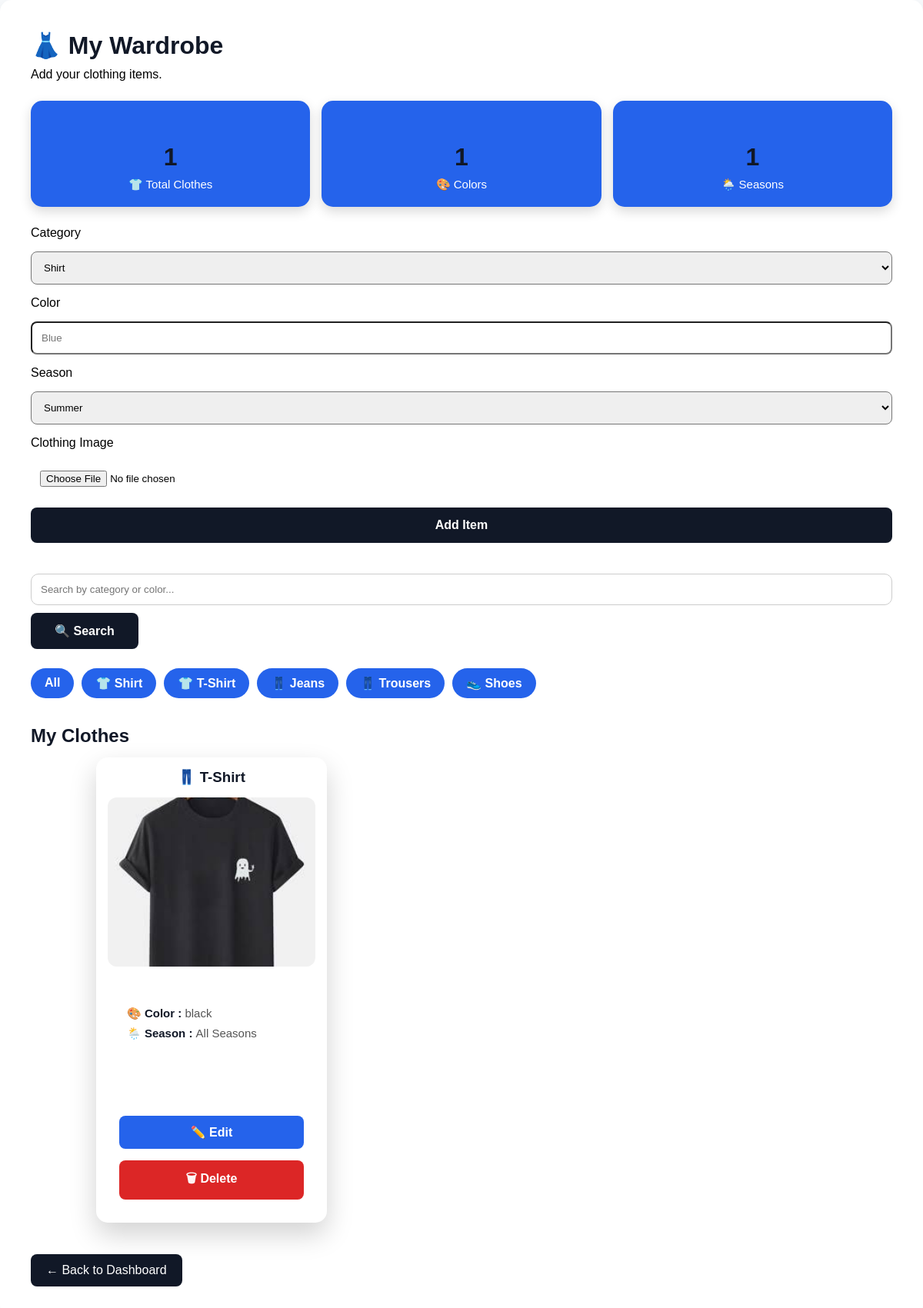
Screenshot of /wardrobe?category=T-Shirt (signed in) with the database file from the repository.
### tables this page shows
CREATE TABLE wardrobe(
    id INTEGER PRIMARY KEY AUTOINCREMENT,
    category TEXT NOT NULL,
    color TEXT NOT NULL,
    season TEXT NOT NULL,
    image TEXT NOT NULL
);

### app.py (the view, shortened to what this page needs)
@app.route("/wardrobe", methods=["GET", "POST"])
def wardrobe():
    if "name" not in session:
        return redirect(url_for("signin"))
    connection = sqlite3.connect("outfitiq.db")
    cursor = connection.cursor()
    search = request.args.get("search", "")
    category = request.args.get("category", "")
    if search:
        cursor.execute(
            """
            SELECT * FROM wardrobe
            WHERE category LIKE ?
            OR color LIKE ?
            """,
            (f"%{search}%", f"%{search}%")
        )
    elif category:
        cursor.execute(
            """
            SELECT * FROM wardrobe
            WHERE category = ?
            """,
            (category,)
        )
    else:
        cursor.execute("SELECT * FROM wardrobe")
    clothes = cursor.fetchall()
    total_clothes = len(clothes)
    colors = len(set(cloth[2] for cloth in clothes))
    seasons = len(set(cloth[3] for cloth in clothes))
    connection.close()
    return render_template(
        "wardrobe.html",
        clothes=clothes,
        total_clothes=total_clothes,
        colors=colors,
        seasons=seasons
    )

### templates/wardrobe.html (shortened to what this page needs)
<!DOCTYPE html>
<html>
<head>
    <link rel="stylesheet"
          href="{{ url_for('static', filename='wardrobe.css') }}">
</head>
<body>
<div class="container">
    <h1>👗 My Wardrobe</h1>
    <p>Add your clothing items.</p>
    <div class="stats">
        <div class="stat-card">
            <h2>{{ total_clothes }}</h2>
            <p>👕 Total Clothes</p>
        </div>
        <div class="stat-card">
            <h2>{{ colors }}</h2>
            <p>🎨 Colors</p>
        </div>
        <div class="stat-card">
            <h2>{{ seasons }}</h2>
            <p>🌦️ Seasons</p>
        </div>
    </div>
    <form method="POST" enctype="multipart/form-data">
        <label>Category</label>
        <select name="category">
            <option>Shirt</option>
        </select>
        <label>Color</label>
        <input
            type="text"
            name="color"
            placeholder="Blue"
            required
        >
        <label>Season</label>
        <select name="season">
            <option>Summer</option>
        </select>
        <label>Clothing Image</label>
        <input
            type="file"
            name="image"
            accept="image/*"
            required
        >
        <button>Add Item</button>
    </form>
        <form method="GET" class="search-form">
        <input
            type="text"
            name="search"
            placeholder="Search by category or color..."
            value="{{ request.args.get('search','') }}"
        >
        <button type="submit">
            🔍 Search
        </button>
    </form>
    <div class="filters">
        <a href="/wardrobe" class="filter-btn">All</a>
        <a href="/wardrobe?category=Shirt" class="filter-btn">👕 Shirt</a>
        <a href="/wardrobe?category=T-Shirt" class="filter-btn">👕 T-Shirt</a>
        <a href="/wardrobe?category=Jeans" class="filter-btn">👖 Jeans</a>
        <a href="/wardrobe?category=Trousers" class="filter-btn">👖 Trousers</a>
        <a href="/wardrobe?category=Shoes" class="filter-btn">👟 Shoes</a>
    </div>
    <h2>My Clothes</h2>
    <div class="clothes-container">
    {% for cloth in clothes %}
    <div class="cloth-card">
        <h3>👖 {{ cloth[1] }}</h3>
        <img
            src="{{ url_for('static', filename='uploads/' + cloth[4]) }}"
            alt="{{ cloth[1] }}"
            class="cloth-image"
        >
        <div class="info">
            <p><b>🎨 Color : </b> {{ cloth[2] }}</p>
            <p><b>🌦️ Season : </b> {{ cloth[3] }}</p>
        </div>
        <div class="info">
        </div>
        <a href="/edit/{{ cloth[0] }}" class="edit-btn">
            ✏️ Edit
        </a>
        <a href="/delete/{{ cloth[0] }}" class="delete-btn">
            🗑 Delete
        </a>
    </div>
{% endfor %}
</div>
<a href="/dashboard" class="back-btn">← Back to Dashboard</a>
</div>
</body>
</html>

### static/wardrobe.css (style rules this page uses)
:root { --primary:#111827; --accent:#2563eb; --background:#f8fafc; --white:#ffffff; }
* { margin:0; padding:0; box-sizing:border-box; font-family:Arial,sans-serif; }
body { display:flex; justify-content:center; align-items:center; min-height:100vh; background:var(--background); }
.container { width:100%; max-width:1200px; background:white; padding:40px; border-radius:15px; box-shadow:0 10px 25px rgba(0,0,0,.1); }
input, select, button { padding:12px; border-radius:8px; }
button { background:var(--primary); color:white; border:none; cursor:pointer; padding:14px; font-size:16px; font-weight:bold; transition:.3s; }
h2 { margin-bottom:20px; color:var(--primary); }
.clothes-container { display:grid; grid-template-columns:repeat(auto-fill,300px); gap:25px; justify-content:center; }
.cloth-card { background:var(--white); border-radius:15px; overflow:hidden; box-shadow:0 8px 20px rgba(0,0,0,.12); transition:0.3s; padding:15px; transform:translateY(-6px); box-shadow:0 15px 35px rgba(0,0,0,.18); }
.cloth-card img { width:100%; height:220px; object-fit:cover; border-radius:12px; }
.info { padding: 25px; }
.info p { margin:8px 0; color:#555; font-size:15px; }
.info b { color:var(--primary); }
h1 { color:var(--primary); margin-bottom:10px; }
h2 { margin:35px 0 20px; color:var(--primary); }
form { display:flex; flex-direction:column; gap:15px; margin-bottom:40px; }
.back-btn { display:inline-block; margin-top:35px; padding:12px 20px; background:var(--primary); color:white; text-decoration:none; border-radius:8px; transition:.3s; }
.cloth-card h3 { text-align:center; margin-bottom:15px; color:var(--primary); }
.delete-btn { display:block; margin:15px; padding:12px; text-align:center; text-decoration:none; background:#dc2626; color:white; border-radius:8px; font-weight:bold; transition:.3s; }
.edit-btn { display:block; margin:15px; padding:12px; text-align:center; text-decoration:none; background:#2563eb; color:white; border-radius:8px; font-weight:bold; transition:.3s; }
.search-form { display:flex; gap:10px; margin:25px 0; }
.search-form input { flex:1; padding:12px; border:1px solid #ccc; border-radius:10px; }
.search-form button { width:140px; }
.filters { display:flex; flex-wrap:wrap; gap:10px; margin:20px 0; }
.filter-btn { text-decoration:none; background:#2563eb; color:white; padding:10px 18px; border-radius:20px; font-weight:bold; transition:0.3s; }
.stats { display:flex; justify-content:space-between; gap:15px; margin:25px 0; }
.stat-card { flex:1; background:#2563eb; color:white; text-align:center; padding:20px; border-radius:15px; box-shadow:0 6px 15px rgba(0,0,0,.15); }
.stat-card h2 { font-size:32px; margin-bottom:8px; }
.stat-card p { color:white; margin:0; font-size:15px; }
.cloth-image { width:100%; height:220px; object-fit:cover; border-radius:12px; margin-bottom:15px; }

### rows the page displays
wardrobe: category "T-Shirt", image (picture), color "black", season "All Seasons"

### other values shown
{{ total_clothes }} "1"
{{ colors }} "1"
{{ seasons }} "1"
